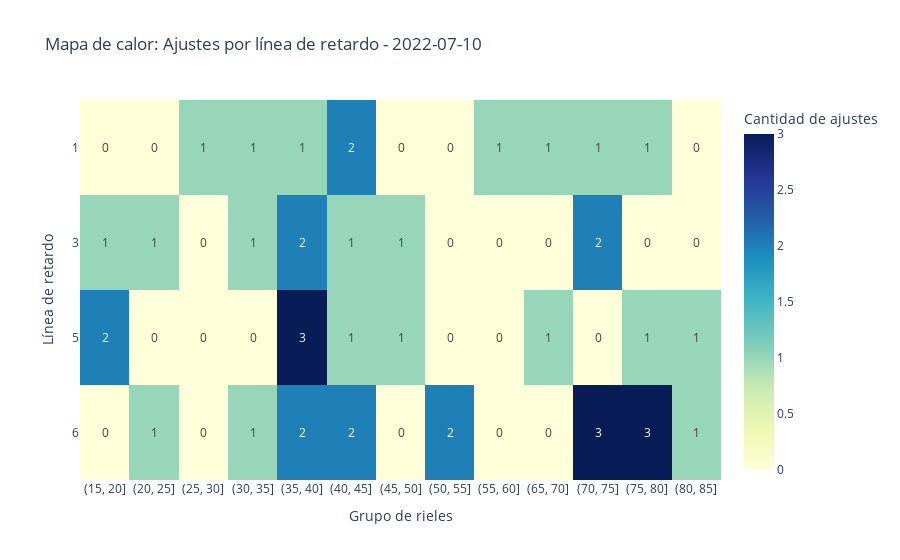
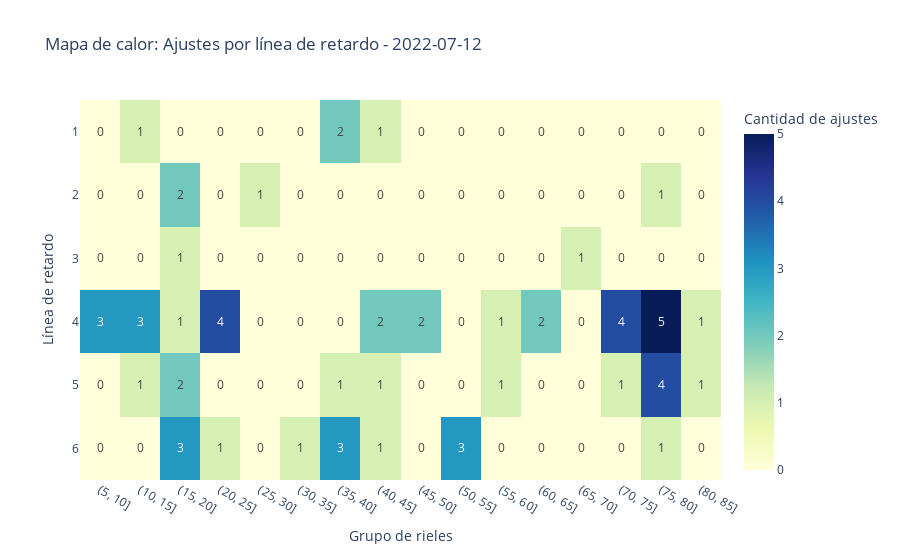
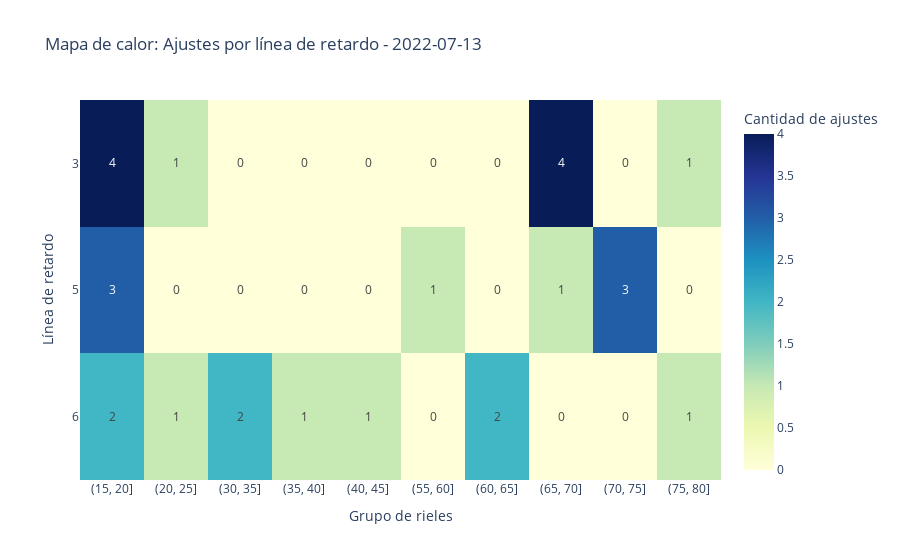
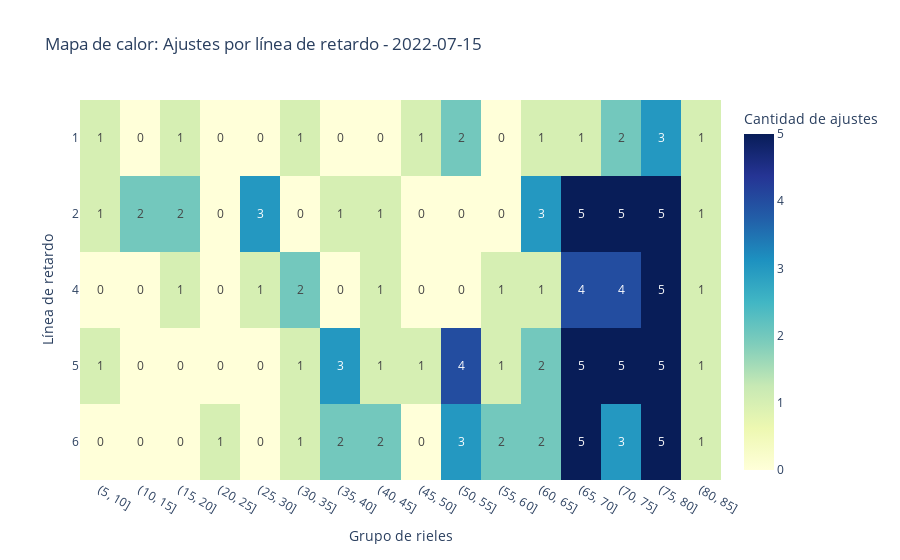

Write notebook code for charts like these, in order.
### Code cell
# Heatmap 1 con plotly

import plotly.express as px
import pandas as pd

# Asegurar formato datetime y extraer fecha
df_final["Timestamp"] = pd.to_datetime(df_final["Timestamp"])
df_final["Fecha"] = df_final["Timestamp"].dt.date

# Iterar por cada día
for fecha in sorted(df_final["Fecha"].unique()):
    df_dia = df_final[df_final["Fecha"] == fecha].copy()

    if df_dia["Rail number"].nunique() > 1:
        df_dia["rail_bin"] = pd.cut(df_dia["Rail number"], bins=range(0, df_dia["Rail number"].max() + 10, 5))
        tabla = pd.crosstab(df_dia["Delay line number"], df_dia["rail_bin"])

        fig = px.imshow(
            tabla.values,
            labels=dict(x="Grupo de rieles", y="Línea de retardo", color="Cantidad de ajustes"),
            x=[str(c) for c in tabla.columns],
            y=tabla.index,
            text_auto=True,
            color_continuous_scale="YlGnBu",
            aspect="auto",
            title=f"Mapa de calor: Ajustes por línea de retardo - {fecha}"
        )
        fig.update_layout(xaxis_title="Grupo de rieles", yaxis_title="Línea de retardo")
        fig.show()

### Figure 1 — Plotly figure (JSON) as saved in the notebook; plotly's stock layout.template omitted (floating-point values rounded to 4 significant figures)
{"data": [{"coloraxis": "coloraxis", "hovertemplate": "Grupo de rieles: %{x}<br>Línea de retardo: %{y}<br>Cantidad de ajustes: %{z}<extra></extra>", "name": "0", "texttemplate": "%{z}", "type": "heatmap", "x": ["(15, 20]", "(20, 25]", "(25, 30]", "(30, 35]", "(35, 40]", "(40, 45]", "(45, 50]", "(50, 55]", "(55, 60]", "(65, 70]", "(70, 75]", "(75, 80]", "(80, 85]"], "xaxis": "x", "y": ["1", "3", "5", "6"], "yaxis": "y", "z": [[0, 0, 1, 1, 1, 2, 0, 0, 1, 1, 1, 1, 0], [1, 1, 0, 1, 2, 1, 1, 0, 0, 0, 2, 0, 0], [2, 0, 0, 0, 3, 1, 1, 0, 0, 1, 0, 1, 1], [0, 1, 0, 1, 2, 2, 0, 2, 0, 0, 3, 3, 1]]}], "layout": {"coloraxis": {"colorbar": {"title": {"text": "Cantidad de ajustes"}}, "colorscale": [[0, "rgb(255,255,217)"], [0.125, "rgb(237,248,177)"], [0.25, "rgb(199,233,180)"], [0.375, "rgb(127,205,187)"], [0.5, "rgb(65,182,196)"], [0.625, "rgb(29,145,192)"], [0.75, "rgb(34,94,168)"], [0.875, "rgb(37,52,148)"], [1, "rgb(8,29,88)"]]}, "title": {"text": "Mapa de calor: Ajustes por línea de retardo - 2022-07-10"}, "xaxis": {"anchor": "y", "domain": [0, 1], "title": {"text": "Grupo de rieles"}}, "yaxis": {"anchor": "x", "autorange": "reversed", "domain": [0, 1], "title": {"text": "Línea de retardo"}}}}

### Figure 2 — Plotly figure (JSON) as saved in the notebook; plotly's stock layout.template omitted (floating-point values rounded to 4 significant figures)
{"data": [{"coloraxis": "coloraxis", "hovertemplate": "Grupo de rieles: %{x}<br>Línea de retardo: %{y}<br>Cantidad de ajustes: %{z}<extra></extra>", "name": "0", "texttemplate": "%{z}", "type": "heatmap", "x": ["(5, 10]", "(10, 15]", "(15, 20]", "(20, 25]", "(25, 30]", "(30, 35]", "(35, 40]", "(40, 45]", "(45, 50]", "(50, 55]", "(55, 60]", "(60, 65]", "(65, 70]", "(70, 75]", "(75, 80]", "(80, 85]"], "xaxis": "x", "y": ["1", "2", "3", "4", "5", "6"], "yaxis": "y", "z": [[0, 1, 0, 0, 0, 0, 2, 1, 0, 0, 0, 0, 0, 0, 0, 0], [0, 0, 2, 0, 1, 0, 0, 0, 0, 0, 0, 0, 0, 0, 1, 0], [0, 0, 1, 0, 0, 0, 0, 0, 0, 0, 0, 0, 1, 0, 0, 0], [3, 3, 1, 4, 0, 0, 0, 2, 2, 0, 1, 2, 0, 4, 5, 1], [0, 1, 2, 0, 0, 0, 1, 1, 0, 0, 1, 0, 0, 1, 4, 1], [0, 0, 3, 1, 0, 1, 3, 1, 0, 3, 0, 0, 0, 0, 1, 0]]}], "layout": {"coloraxis": {"colorbar": {"title": {"text": "Cantidad de ajustes"}}, "colorscale": [[0, "rgb(255,255,217)"], [0.125, "rgb(237,248,177)"], [0.25, "rgb(199,233,180)"], [0.375, "rgb(127,205,187)"], [0.5, "rgb(65,182,196)"], [0.625, "rgb(29,145,192)"], [0.75, "rgb(34,94,168)"], [0.875, "rgb(37,52,148)"], [1, "rgb(8,29,88)"]]}, "title": {"text": "Mapa de calor: Ajustes por línea de retardo - 2022-07-12"}, "xaxis": {"anchor": "y", "domain": [0, 1], "title": {"text": "Grupo de rieles"}}, "yaxis": {"anchor": "x", "autorange": "reversed", "domain": [0, 1], "title": {"text": "Línea de retardo"}}}}

### Figure 3 — Plotly figure (JSON) as saved in the notebook; plotly's stock layout.template omitted (floating-point values rounded to 4 significant figures)
{"data": [{"coloraxis": "coloraxis", "hovertemplate": "Grupo de rieles: %{x}<br>Línea de retardo: %{y}<br>Cantidad de ajustes: %{z}<extra></extra>", "name": "0", "texttemplate": "%{z}", "type": "heatmap", "x": ["(15, 20]", "(20, 25]", "(30, 35]", "(35, 40]", "(40, 45]", "(55, 60]", "(60, 65]", "(65, 70]", "(70, 75]", "(75, 80]"], "xaxis": "x", "y": ["3", "5", "6"], "yaxis": "y", "z": [[4, 1, 0, 0, 0, 0, 0, 4, 0, 1], [3, 0, 0, 0, 0, 1, 0, 1, 3, 0], [2, 1, 2, 1, 1, 0, 2, 0, 0, 1]]}], "layout": {"coloraxis": {"colorbar": {"title": {"text": "Cantidad de ajustes"}}, "colorscale": [[0, "rgb(255,255,217)"], [0.125, "rgb(237,248,177)"], [0.25, "rgb(199,233,180)"], [0.375, "rgb(127,205,187)"], [0.5, "rgb(65,182,196)"], [0.625, "rgb(29,145,192)"], [0.75, "rgb(34,94,168)"], [0.875, "rgb(37,52,148)"], [1, "rgb(8,29,88)"]]}, "title": {"text": "Mapa de calor: Ajustes por línea de retardo - 2022-07-13"}, "xaxis": {"anchor": "y", "domain": [0, 1], "title": {"text": "Grupo de rieles"}}, "yaxis": {"anchor": "x", "autorange": "reversed", "domain": [0, 1], "title": {"text": "Línea de retardo"}}}}

### Figure 4 — Plotly figure (JSON) as saved in the notebook; plotly's stock layout.template omitted (floating-point values rounded to 4 significant figures)
{"data": [{"coloraxis": "coloraxis", "hovertemplate": "Grupo de rieles: %{x}<br>Línea de retardo: %{y}<br>Cantidad de ajustes: %{z}<extra></extra>", "name": "0", "texttemplate": "%{z}", "type": "heatmap", "x": ["(5, 10]", "(10, 15]", "(15, 20]", "(20, 25]", "(25, 30]", "(30, 35]", "(35, 40]", "(40, 45]", "(45, 50]", "(50, 55]", "(55, 60]", "(60, 65]", "(65, 70]", "(70, 75]", "(75, 80]", "(80, 85]"], "xaxis": "x", "y": ["1", "2", "4", "5", "6"], "yaxis": "y", "z": [[1, 0, 1, 0, 0, 1, 0, 0, 1, 2, 0, 1, 1, 2, 3, 1], [1, 2, 2, 0, 3, 0, 1, 1, 0, 0, 0, 3, 5, 5, 5, 1], [0, 0, 1, 0, 1, 2, 0, 1, 0, 0, 1, 1, 4, 4, 5, 1], [1, 0, 0, 0, 0, 1, 3, 1, 1, 4, 1, 2, 5, 5, 5, 1], [0, 0, 0, 1, 0, 1, 2, 2, 0, 3, 2, 2, 5, 3, 5, 1]]}], "layout": {"coloraxis": {"colorbar": {"title": {"text": "Cantidad de ajustes"}}, "colorscale": [[0, "rgb(255,255,217)"], [0.125, "rgb(237,248,177)"], [0.25, "rgb(199,233,180)"], [0.375, "rgb(127,205,187)"], [0.5, "rgb(65,182,196)"], [0.625, "rgb(29,145,192)"], [0.75, "rgb(34,94,168)"], [0.875, "rgb(37,52,148)"], [1, "rgb(8,29,88)"]]}, "title": {"text": "Mapa de calor: Ajustes por línea de retardo - 2022-07-15"}, "xaxis": {"anchor": "y", "domain": [0, 1], "title": {"text": "Grupo de rieles"}}, "yaxis": {"anchor": "x", "autorange": "reversed", "domain": [0, 1], "title": {"text": "Línea de retardo"}}}}
